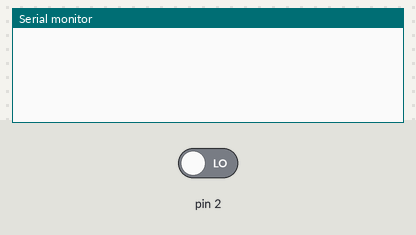
A sketch run on a simulated Arduino Uno, built with avr-gcc and run on an emulated ATmega328P. Shown: the last lines printed to the serial monitor. The inputs (shaded band) are chosen by the test bench; at power-on: pin 2 LOW.

Above: at 1.2 s.
1.3 s: pin 2 driven HIGH
At 2.3 s:
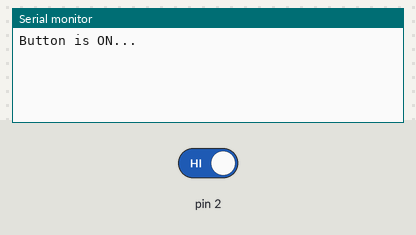
2.8 s: pin 2 driven LOW
At 3.4 s:
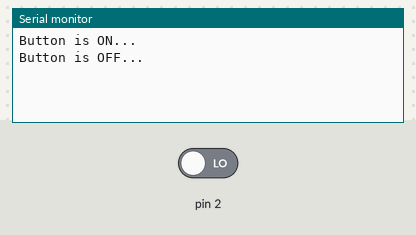

Measured:
- after the input at 1.3 s, the serial monitor: prints a new line at once (image 1)
- after the input at 2.8 s, the serial monitor: prints a new line at once (image 2)

The sketch:

20190401_2.ino
```cpp
boolean prev_btn, cur_btn;
byte key;
byte keyflag;

void setup() {
  Serial.begin(9600);
  pinMode(2, INPUT);
  prev_btn = 0;
  cur_btn = 0;
  key = 0;
  keyflag = 0;

}

void loop() {
  //cur_btn = digitalRead(2);
  key = getKey(keyflag);
  if(key != prev_btn){
    if (key == HIGH){
      Serial.println("Button is ON...");
    }else{
      Serial.println("Button is OFF...");
    }
     prev_btn = key;
    delay(500);
  }
}

byte getKey(byte prev_key){

  keyflag = 0;
  key = digitalRead(2);

  if(key){
    delay(1);
    key = digitalRead(2);
    if(key) key = 1;
  }
  if(key && (key != prev_key)) keyflag = 1;

  return key;
}
```
